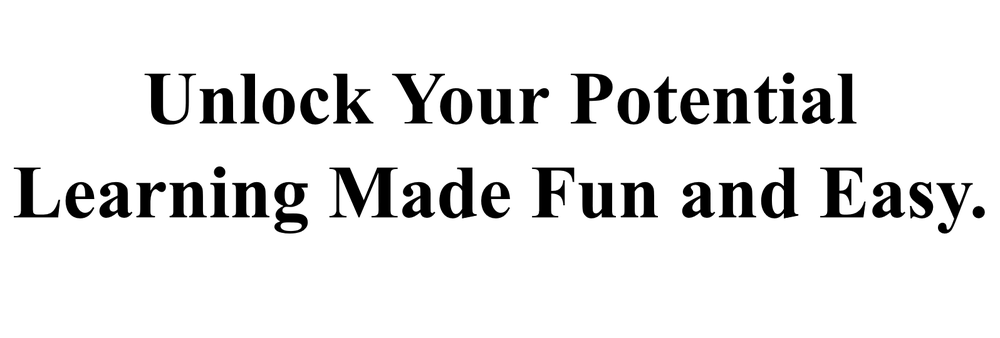
#> input picture OCR/Tesseract/images/educational.png, 1000 x 338 px, shrunk from 1596 x 540 before the run
$ jupyter execute --allow-errors teser.ipynb   (shell and % lines are left out)
#> lines starting #> are read from the running program, lines starting #| are printed output that depends on the picture
[cell 1]
import pytesseract

[cell 2]
from PIL import Image

from pytesseract import *

pytesseract.tesseract_cmd = r'C:\Program Files\Tesseract-OCR\tesseract.exe'

img = Image.open("images/educational.png")
#> img is the input picture: PIL image 1000x338 RGBA; mean R, G, B, A 0, 0, 0, 22

#> (the rest of this cell did not finish here and is left out)

[cell 3]
img2 = Image.open("images/Sin título.png")
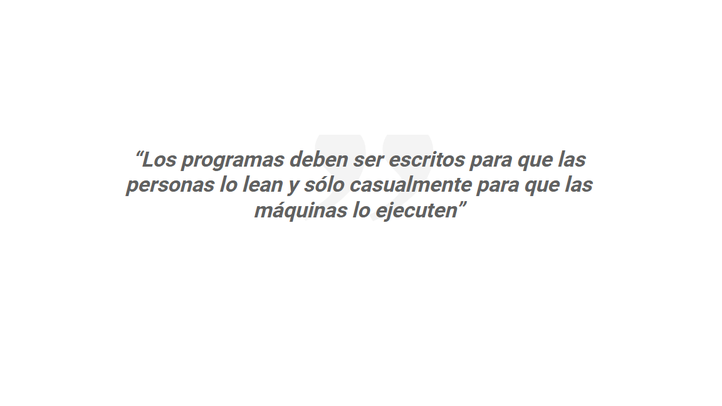
#> input picture OCR/Tesseract/images/Sin título.png, 722 x 406 px, shrunk from 1152 x 648 before the run
#> img2 is the input picture: PIL image 722x406 RGBA; mean R, G, B, A 251, 251.1, 251, 255
#> (the rest of this cell did not finish here and is left out)

[cell 4]
import cv2
import pytesseract
import pandas as pd


img = cv2.imread("images/asig.jpg")
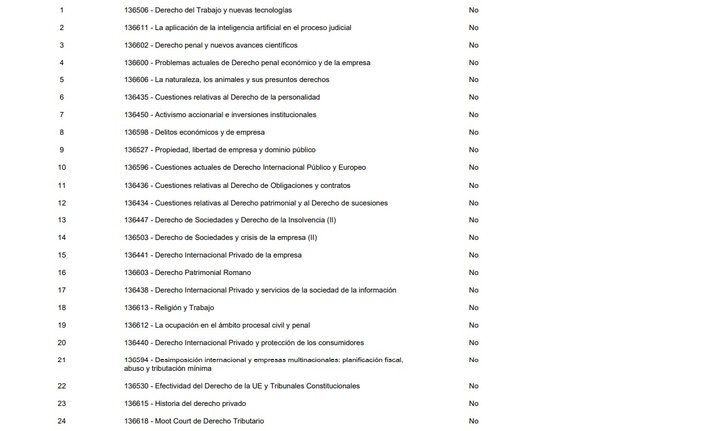
#> input picture OCR/Tesseract/images/asig.jpg, 722 x 431 px, shrunk from 1152 x 688 before the run
#> img is the input picture: shape (431, 722, 3); mean B, G, R 247.5, 247.8, 247.7

#> (the rest of this cell did not finish here and is left out)

#> (a cell that did not finish here is left out)

[cell 6]
# Lista de datos proporcionados
data = [
    "10", "2", "1B", "4", "15", "16", "7", "18", "19", "20", "a", "22", "23", "24",
    "136506 - Derecho del Trabajo y nuevas tecnologias",
    "136641 - La aplicacion de la inteligencia artificial en el proceso judicial",
    "136602 - Derecho penal y nuevos avances cientificos",
    "136600 - Problemas actuales de Derecho penal económico y de la empresa",
    "126606 - La naturaleza, los animales y sus presuntos derechos",
    "196435 - Cuestiones relativas al Derecho de la personalidad",
    "1126450 - Activismo accionariale inversiones institucionales",
    "126598 - Delitos económicos y de empresa",
    "126527 - Propiedad, libertad de empresa y dominio público",
    "126596 - Cuestiones actuales de Derecho Internacional Público y Europeo",
    "126436 - Cuestiones relativas al Derecho de Obligaciones y contratos",
    "136834 - Cuestiones relativas al Derecho patrimonial y al Derecho de sucesiones",
    "196447 - Derecho de Sociedades y Derecho de la Insolvencia I",
    "1196503 - Derecho de Sociedades y crisis de la empresa (II)",
    "196441 - Derecho Internacional Privado de la empresa",
    "1196603 - Derecho Patrimonial Romano",
    "126438 - Derecho Internacional Privado y servicios de la sociedad de la información",
    "196613 - Religión y Trabajo",
    "126612 - La ocupación en el ámbito procesal civil y penal",
    "1136440 - Derecho Internacional Privado y protección de los consumidores",
    "190584 - Desimposición internacional y empresas multinacionales: planificación fiscal, abuso y tributación mínima",
    "1136530 - Efectividad del Derecho de la UE y Tribunales Constitucionales",
    "1136615 - Historia del derecho privado",
    "136618 - Moot Court de Derecho Tributario",
    "No", "No", "No", "No", "No", "No", "No", "No", "No", "No", "No", "No", "No", "No", "No", "No", "No", "No", "No", "No", "No", "No", "No"
]

# Clasificar los elementos en las tres categorías
orden_preferencia = []
titulos_codigos = []
nos = []

for item in data:
    if item.isdigit() or item in ["1B", "a"]:  # Considerando "1B" y "a" como parte de las preferencias
        orden_preferencia.append(item)
    elif " - " in item:  # Identificar elementos con código y título
        titulos_codigos.append(item)
    elif item == "No":  # Identificar los "No"
        nos.append(item)

# Asegurar que todas las listas tengan la misma longitud para crear el DataFrame
max_length = max(len(orden_preferencia), len(titulos_codigos), len(nos))

orden_preferencia += [None] * (max_length - len(orden_preferencia))
titulos_codigos += [None] * (max_length - len(titulos_codigos))
nos += [None] * (max_length - len(nos))

# Crear el DataFrame
df = pd.DataFrame({
    "Orden de Preferencia": orden_preferencia,
    "Título con Código y Texto": titulos_codigos,
    "No": nos
})

# Mostrar el DataFrame
df
